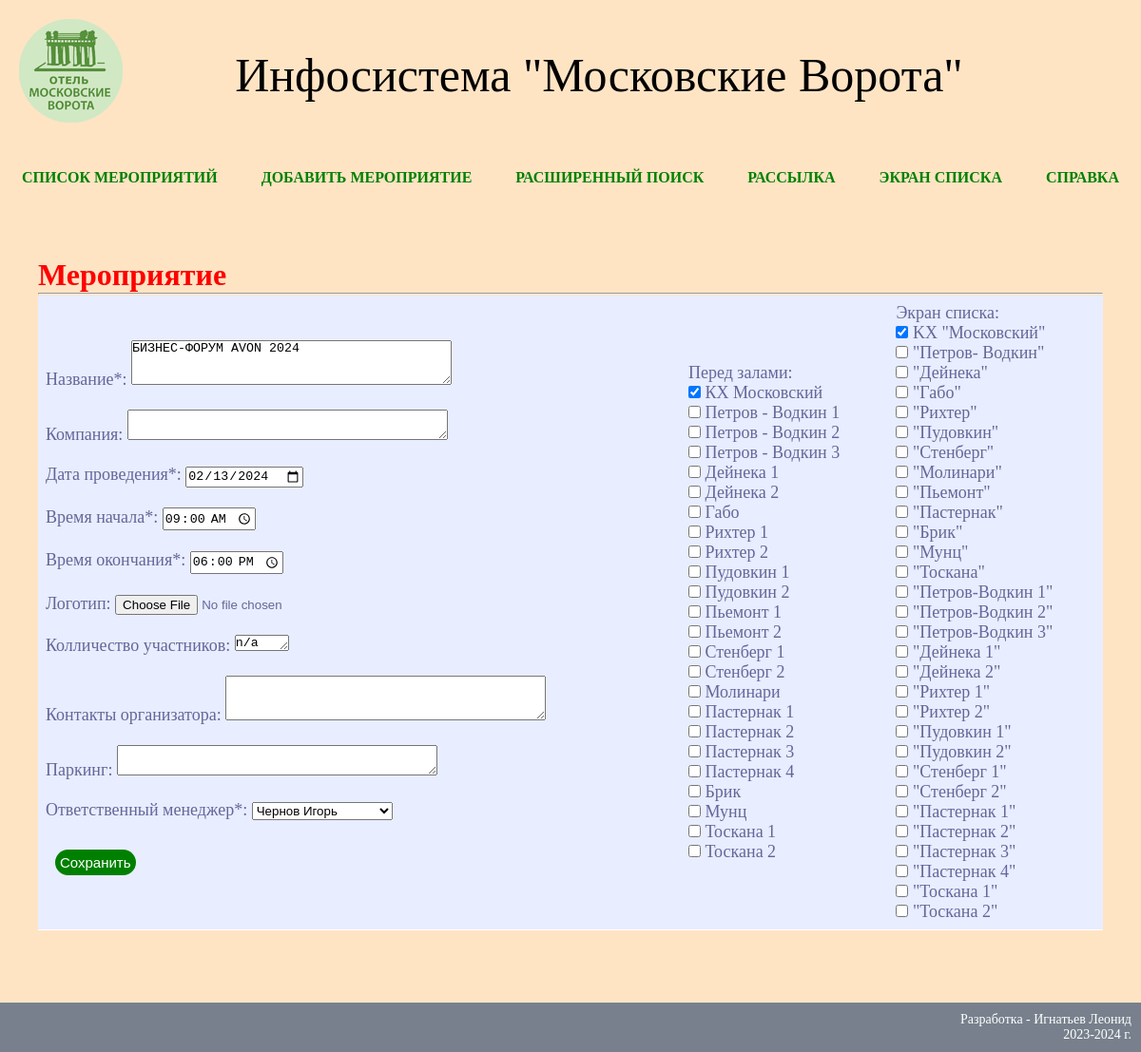
/events/34/edit/, run on an earlier commit of the app's database.
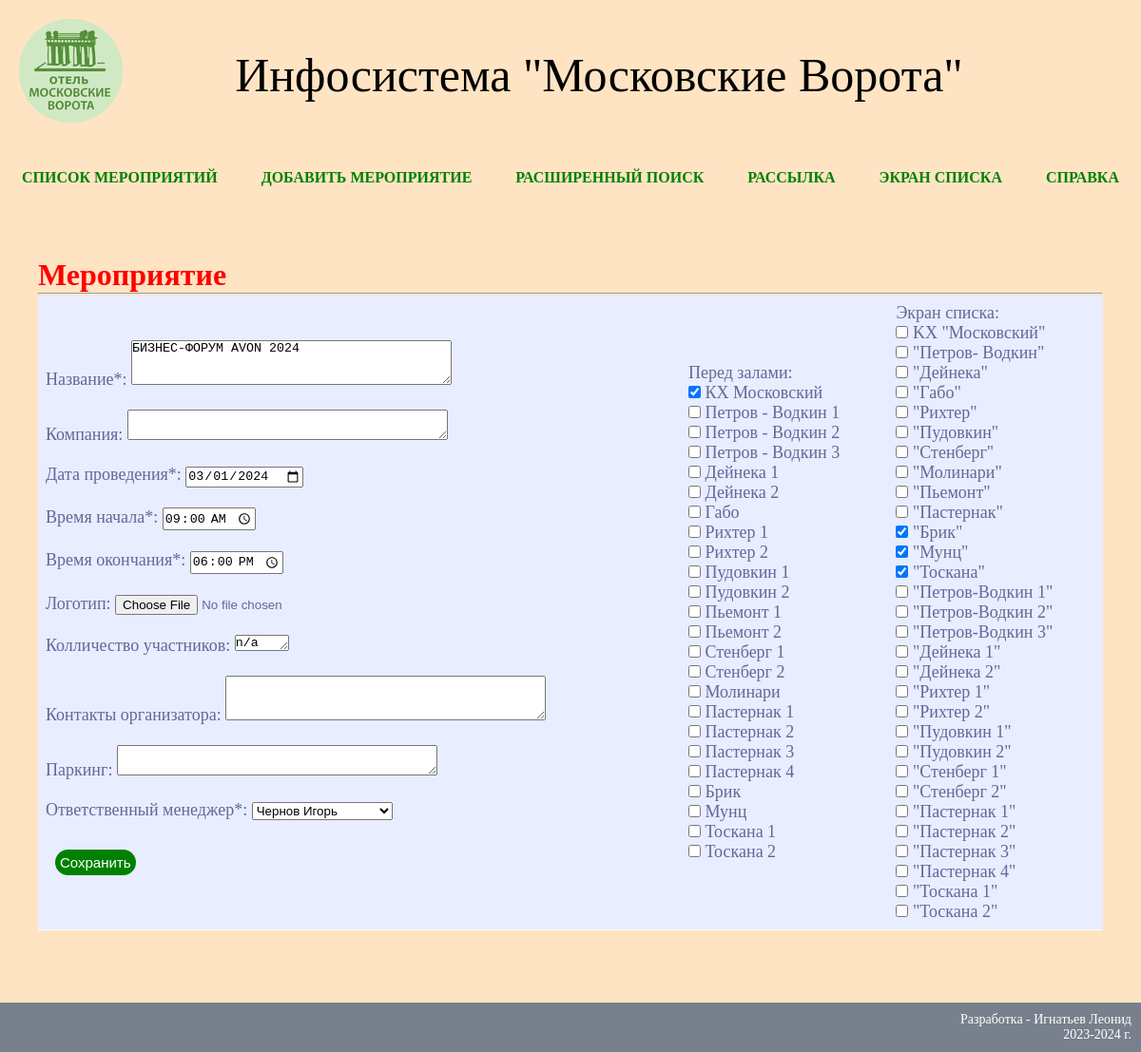
And on a later commit of the database.
### events/models.py (models this page shows, shortened)
class Event(models.Model):
    title = models.CharField(max_length=255, verbose_name='Название мероприятия')
    description = models.TextField(null=True, verbose_name='Компания', blank=True)
    data = models.DateField(default=(datetime.now() + timedelta(days=1)), verbose_name='Дата проведения')
    begin_time = models.TimeField(default="09:00", verbose_name='Время начала')
    finish_time = models.TimeField(default="18:00", verbose_name='Время окончания')
    logo = models.FileField(upload_to="images/", verbose_name='Logo', blank=True)
    room = models.ManyToManyField(Halls, through='Location', verbose_name='Зал', blank=True)
    room_in_list = models.ManyToManyField(HallList, through='LocList', verbose_name='Отображение в списке', blank=True)
    quantity = models.CharField(max_length=5, default="n/a", verbose_name="Колличество участников")
    contact = models.TextField(null=True, verbose_name="Контакт организатора", blank=True)
    parking = models.CharField(max_length=255, verbose_name="Парковка", blank=True)
    responce = models.ForeignKey(Manager, on_delete=models.CASCADE, verbose_name="Ответственный")
    class Meta:
        verbose_name = 'Мероприятие'
        verbose_name_plural = 'Мероприятия'

### events/views.py (the view)
# urls.py: path('<int:pk>/edit/', EventUpdate.as_view(), name='event_update'),
class EventUpdate(UpdateView):
    form_class = EventForm
    model = Event
    template_name = 'event_edit.html'
    raise_exception = True

### events/forms.py
class EventForm(forms.ModelForm):
    class Meta:
        model = Event
        fields = [
            'title',
            'description',
            'data',
            'begin_time',
            'finish_time',
            'logo',
            'room',
            'room_in_list',
            'quantity',
            'contact',
            'parking',
            'responce'
        ]
        widgets = {"data": DateInput(format='%Y-%m-%d', attrs={'type': 'date'}, ),
                   "begin_time": TimeInput(format='%H:%M:%S', attrs={'type': 'time'}, ),
                   "finish_time": TimeInput(format='%H:%M:%S', attrs={'type': 'time'}, ),
                   "title": forms.Textarea(attrs={'rows': 3}),
                   'description': forms.Textarea(attrs={'rows': 2}),
                   'quantity': forms.Textarea(attrs={'rows': 1, 'cols': 5}),
                   'contact': forms.Textarea(attrs={'rows': 3}),
                   'parking': forms.Textarea(attrs={'rows': 2}),
                   'room': forms.CheckboxSelectMultiple(),
                   'room_in_list': forms.CheckboxSelectMultiple()
                   }

### events/models.py (called while the page is built)
    def __str__(self):
        return self.hall_name

    def __str__(self):
        return self.name_in_list

    def __str__(self):
        return self.name

### events/templates/event_edit.html (shortened to what this page needs)
{% extends 'flatpages/default.html' %}
{% block content %}
<h1>Мероприятие</h1>
<hr>
<form enctype="multipart/form-data" method="post">
    <table id='edit_table'>
        <tr>
            <td>
                <label>Название*: </label> {{ form.title }} <br><br>
                <label>Компания: </label>{{ form.description }} <br><br>
                <label>Дата проведения*: </label>{{ form.data }} <br><br>
                <label>Время начала*: </label>{{ form.begin_time }} <br><br>
                <label>Время окончания*: </label>{{ form.finish_time }} <br><br>
                <label>Логотип: </label>   {{ form.logo }} <br><br>
                <label>Колличество участников: </label>{{ form.quantity }} <br><br>
                <label>Контакты организатора: </label>{{ form.contact }} <br><br>
                <label>Паркинг: </label>{{ form.parking }} <br><br>
                <label>Ответственный менеджер*: </label>{{ form.responce }} <br><br>
                <button type="submit" id="row_button">Сохранить</button>
            </td>
            <td>
                <label>Перед залами: </label> <br>
                {{ form.room }}
            </td>
            <td >
                <label>Экран списка: </label><br> {{ form.room_in_list }}
            </td>
        </tr>
    </table><br><br>
</form>
{% endblock content %}

### events/templates/flatpages/default.html (shortened to what this page needs)
{% load static %}
<html>
<head>
    <link rel="stylesheet" href="{% static 'css/style.css' %}">
</head>
<body class="body">
    <header class="header">
        <div class="logo"> <img src="{% static 'pict/logo_mv.png' %}" alt="Logo"> </div>
        <div class="title">Инфосистема "Московские Ворота"</div>
    </header>
    <nav class="menu">
        <ul class="menu_list">
            <li class="menu_item" id="list_events"><a href="/">Список мероприятий</a></li>
            <li class="menu_item" id="add_events"><a href="/events/create/">Добавить мероприятие</a></li>
            <li class="menu_item" id="search_events"><a href="/events/search/">Расширенный поиск</a></li>
            <li class="menu_item" id="send_events"><a href="/events/send/">Рассылка</a></li>
            <li class="menu_item"><a href="/events/listconst">Экран списка</a></li>
			<li class="menu_item"><a href="/events/help">Справка</a></li>
        </ul>
    </nav>
    <main class="main">
                    {% block content %}{% endblock content %}
    </main>
    <footer class="niz">
        <p>Разработка - Игнатьев Леонид</p>
        <p>2023-2024 г.</p>
    </footer>
</body>
</html>

### events/static/css/style.css (style rules this page uses)
* { margin: 0; padding: 0; }
h1 { color: red; font-family: EBGaramond08; margin: 15px 0px 0px 0px; }
.body { background-color: bisque; display: flex; flex-direction: column; min-height: 100vh; }
.header { padding: 10px 10px; display: flex; align-items: center; }
.logo { margin: 10px; }
.title { width: 80%; text-align: center; margin: 10px; font-family: EBGaramond08, serif; font-size: 50px; }
.menu_list { list-style-type: none; display: flex; justify-content: space-around; padding: 0; list-style: none; }
.menu_item { padding: 20px; }
.menu_item a { text-transform: uppercase; text-decoration: none; font-weight: bold; color: green; position: relative; }
#edit_table { border-collapse: collapse; width: 100%; }
.main { margin: 40px; flex-grow: 1; }
#edit_table td { background: #e8edff; border-bottom: 1px solid white; color: #669; border-top: 1px solid transparent; padding: 8px; font-size: 18px; }
#row_button { margin: 10px; border: 2px; border-radius: 100px; background: green; color: white; font-size: 15px; padding: 5px; }
.niz { background: #77808c; color: white; font-size: 14px; text-align: right; padding: 10px; flex-shrink: 0; }

What changed in the data, as far as the page shows it:
changed Event "Чернов Игорь": data "02/13/2024" → "03/01/2024"
Also different on the page:
form field room_in_list: "☑ ☐ ☐ ☐ ☐ ☐ ☐ ☐ ☐ ☐ ☐ ☐ ☐ ☐ ☐ ☐ ☐ ☐ ☐ ☐ ☐ ☐ ☐ ☐ ☐ ☐ ☐ ☐ ☐ ☐" → "☐ ☐ ☐ ☐ ☐ ☐ ☐ ☐ ☐ ☐ ☑ ☑ ☑ ☐ ☐ ☐ ☐ ☐ ☐ ☐ ☐ ☐ ☐ ☐ ☐ ☐ ☐ ☐ ☐ ☐"
